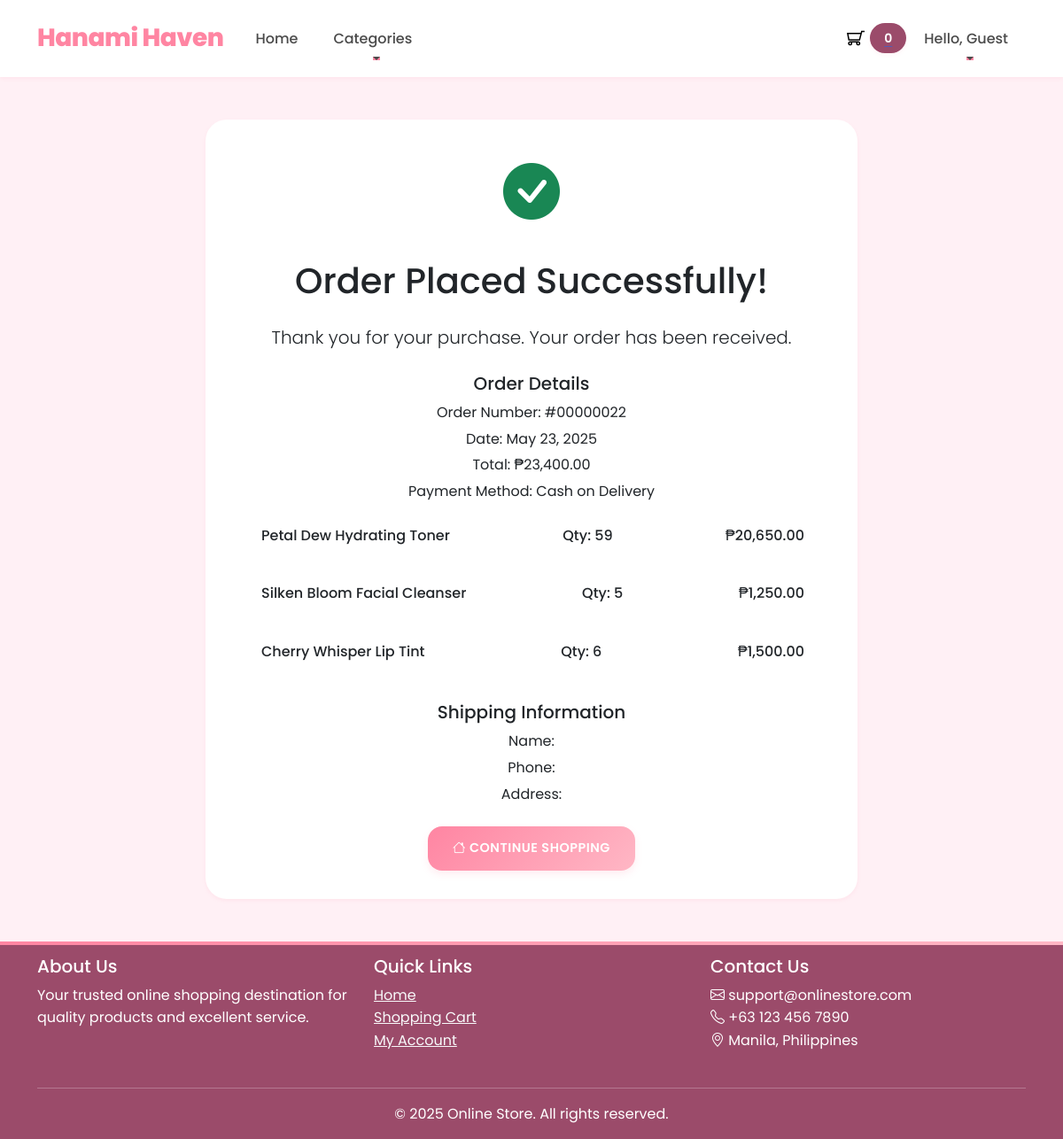
The app's page /mini-framework-store/order-success.php?id=22 with its own data.
### tables this page shows
CREATE TABLE `orders` (
  `id` int(11) NOT NULL,
  `customer_id` int(11) DEFAULT NULL,
  `total` decimal(10,2) NOT NULL,
  `created_at` datetime DEFAULT NULL,
  `updated_at` datetime DEFAULT NULL
);

CREATE TABLE `order_details` (
  `id` int(11) NOT NULL,
  `order_id` int(11) NOT NULL,
  `product_id` int(11) NOT NULL,
  `quantity` int(11) NOT NULL,
  `price` decimal(10,2) NOT NULL,
  `subtotal` decimal(10,2) NOT NULL
);

CREATE TABLE `products` (
  `id` int(11) NOT NULL,
  `name` varchar(150) NOT NULL,
  `description` text DEFAULT NULL,
  `price` decimal(10,2) NOT NULL,
  `slug` varchar(200) NOT NULL,
  `image_path` varchar(255) DEFAULT NULL,
  `category_id` int(11) DEFAULT NULL,
  `created_at` datetime DEFAULT NULL,
  `updated_at` datetime DEFAULT NULL
);

### mini-framework-store/helpers/functions.php (called while the page is built, shortened)
<?php
function template($path) {
    include 'templates/' . $path;
}

### mini-framework-store/app/includes/database.php (called while the page is built, shortened)
<?php
class Database {
    private $host = "localhost";
    private $db_name = "e-commerce_sheed";
    private $username = "root";
    private $password = "";
    protected $conn;
    public function __construct() {
        try {
            $this->conn = new \PDO("mysql:host=" . $this->host . ";dbname=" . $this->db_name, $this->username, $this->password);
            $this->conn->setAttribute(\PDO::ATTR_ERRMODE, \PDO::ERRMODE_EXCEPTION);
        } catch (\PDOException $e) {
            die("Connection failed: " . $e->getMessage());
        }
    }
    public function getConnection() {
        return $this->conn;
    }
}

### mini-framework-store/app/models/Order.php (called while the page is built, shortened)
<?php
class Order extends Database
{
    private $db;
    public function __construct()
    {
        $this->db = $this->getConnection();
    }
    public function getOrderDetailsByOrderId($orderId)
    {
        $sql = "SELECT od.*, p.name, p.image_path FROM order_details od JOIN products p ON od.product_id = p.id WHERE od.order_id = :order_id";
        $stmt = $this->db->prepare($sql);
        $stmt->execute([
            'order_id' => $orderId
        ]);
        return $stmt->fetchAll(\PDO::FETCH_ASSOC);
    }
    public function getOrderById($orderId)
    {
        $sql = "SELECT * FROM orders WHERE id = :order_id LIMIT 1";
        $stmt = $this->db->prepare($sql);
        $stmt->execute([
            'order_id' => $orderId
        ]);
        return $stmt->fetch(\PDO::FETCH_ASSOC);
    }
}

### mini-framework-store/order-success.php (the view, shortened to what this page needs)
<?php include 'helpers/functions.php'; ?>
<?php template('header.php'); ?>
<?php
$orderId = $_GET['id'];
$orderModel = new Order();
$order = $orderModel->getOrderById($orderId);
$amounLocale = 'en_PH';
$pesoFormatter = new NumberFormatter($amounLocale, NumberFormatter::CURRENCY);
$orderDetails = $orderModel->getOrderDetailsByOrderId($orderId)
?>
<div class="container my-5">
    <div class="row justify-content-center">
        <div class="col-md-8">
            <div class="card">
                <div class="card-body text-center">
                    <div class="mb-4">
                        <i class="bi bi-check-circle-fill text-success" style="font-size: 4rem;"></i>
                    </div>
                    <h1 class="mb-4">Order Placed Successfully!</h1>
                    <p class="lead mb-4">Thank you for your purchase. Your order has been received.</p>
                    <div class="order-details mb-4">
                        <h5>Order Details</h5>
                        <p class="mb-1">Order Number: #<?php echo str_pad($order['id'], 8, '0', STR_PAD_LEFT); ?></p>
                        <p class="mb-1">Date: <?php echo date('F j, Y', strtotime($order['created_at'])); ?></p>
                        <p class="mb-1">Total: <?php echo $pesoFormatter->formatCurrency($order['total'], 'PHP'); ?></p>
                        <p class="mb-1">Payment Method: Cash on Delivery</p>
                        <ul class="list-group text-start">
                        <?php foreach ($orderDetails as $item): ?>
                            <li class="list-group-item d-flex justify-content-between align-items-center">
                                <span><?php echo htmlspecialchars($item['name']); ?></span>
                                <span>Qty: <?php echo $item['quantity']; ?></span>
                                <span>₱<?php echo number_format($item['subtotal'], 2); ?></span>
                            </li>
                        <?php endforeach; ?>
                    </ul>
                    </div>
                    <div class="shipping-details mb-4">
                        <h5>Shipping Information</h5>
                        <?php if ($order['customer_id']): ?>
                            <p class="mb-1">Name: <?php echo $_SESSION['user']['name']; ?></p>
                            <p class="mb-1">Phone: <?php echo $_SESSION['user']['phone']; ?></p>
                            <p class="mb-1">Address: <?php echo $_SESSION['user']['address']; ?></p>
                        <?php else: ?>
                            <p class="mb-1">Name: <?php echo $order['guest_name']; ?></p>
                            <p class="mb-1">Phone: <?php echo $order['guest_phone']; ?></p>
                            <p class="mb-1">Address: <?php echo $order['guest_address']; ?></p>
                        <?php endif; ?>
                    </div>
                    <div class="d-grid gap-2 d-md-flex justify-content-md-center">
                        <a href="index.php" class="btn btn-primary">
                            <i class="bi bi-house"></i> Continue Shopping
                        </a>
                    </div>
                </div>
            </div>
        </div>
    </div>
</div>
<?php template('footer.php'); ?>

### mini-framework-store/templates/header.php (shortened to what this page needs)
<!DOCTYPE html>
<html lang="en">
<head>
    <link rel="stylesheet" href="assets/css/bootstrap.min.css">
    <link rel="stylesheet" href="assets/css/styles.css">
    <link rel="stylesheet" href="https://cdn.jsdelivr.net/npm/bootstrap-icons@1.11.1/font/bootstrap-icons.css">
</head>
<body class="store-body">
    <nav class="navbar navbar-expand-lg bg-body-tertiary">
    <div class="container">
        <a class="navbar-brand" href="index.php">Hanami Haven</a>
        <div class="collapse navbar-collapse" id="navbarSupportedContent">
            <ul class="navbar-nav me-auto mb-2 mb-lg-0">
                <li class="nav-item">
                    <a class="nav-link active" aria-current="page" href="index.php">Home</a>
                </li>
                <li class="nav-item dropdown">
                    <a class="nav-link dropdown-toggle" href="#" role="button" data-bs-toggle="dropdown" aria-expanded="false">
                        Categories
                    </a>
                </li>
            </ul>
            <a class="icon-link" href="cart.php">
                <span id="cart-count-badge" class="badge bg-success">
                    <?php
                    $cartCount = isset($_SESSION['cart']) ? array_sum($_SESSION['cart']) : 0;
                    echo $cartCount;
                    ?>
                </span>
            </a>
            <ul class="navbar-nav mb-2 mb-lg-0">
                <li class="nav-item dropdown">
                    <a class="nav-link dropdown-toggle" href="#" role="button" data-bs-toggle="dropdown" aria-expanded="false">
                        Hello, <?php echo isset($_SESSION['user']) ? $_SESSION['user']['name'] : 'Guest'; ?>
                    </a>
                </li>
            </ul>
        </div>
    </div>
    </nav>

### mini-framework-store/templates/footer.php (shortened to what this page needs)
    <footer class="footer mt-auto py-3">
        <div class="container">
            <div class="row">
                <div class="col-md-4">
                    <h5>About Us</h5>
                    <p>Your trusted online shopping destination for quality products and excellent service.</p>
                </div>
                <div class="col-md-4">
                    <h5>Quick Links</h5>
                    <ul class="list-unstyled">
                        <li><a href="index.php" class="text-light">Home</a></li>
                        <li><a href="cart.php" class="text-light">Shopping Cart</a></li>
                        <li><a href="my-account.php" class="text-light">My Account</a></li>
                    </ul>
                </div>
                <div class="col-md-4">
                    <h5>Contact Us</h5>
                    <ul class="list-unstyled">
                        <li><i class="bi bi-envelope"></i> support@onlinestore.com</li>
                        <li><i class="bi bi-telephone"></i> +63 123 456 7890</li>
                        <li><i class="bi bi-geo-alt"></i> Manila, Philippines</li>
                    </ul>
                </div>
            </div>
            <hr class="mt-4 mb-3" style="border-color: var(--beige-light);">
            <div class="row">
                <div class="col-md-12 text-center">
                    <p class="mb-0">&copy; <?php echo date('Y'); ?> Online Store. All rights reserved.</p>
                </div>
            </div>
        </div>
    </footer>
</body>
</html>

### mini-framework-store/assets/css/styles.css (style rules this page uses)
:root { --primary-color: #FF85A2; --secondary-color: #FFB7C5; --accent-color: #9B4B6A; --bg-light: #FFF0F5; --bg-white: #FFFFFF; --bg-gradient: linear-gradient(135deg, #FF85A2 0%, #FFB7C5 100%); --bg-gradient-hover: linear-gradient(135deg, #FFB7C5 0%, #FF85A2 100%); --text-dark: #4A4A4A; --text-light: #8E8E8E; --text-white: #FFFFFF; --success-color: #88B04B; --warning-color: #FFB7C5; --error-color: #FF6B6B; --border-color: #FFE4E9; --shadow-sm: 0 2px 4px rgba(255, 133, 162, 0.1); --shadow-md: 0 4px 8px rgba(255, 133, 162, 0.15); --shadow-lg: 0 8px 16px rgba(255, 133, 162, 0.2); --shadow-xl: 0 12px 24px rgba(255, 133, 162, 0.25); }
body { background-color: var(--bg-light); color: var(--text-dark); font-family: 'Poppins', sans-serif; line-height: 1.6; overflow-x: hidden; }
.navbar { background-color: var(--bg-white) !important; box-shadow: var(--shadow-sm); padding: 1rem 0; position: sticky; top: 0; z-index: 1000; backdrop-filter: blur(10px); }
.navbar-brand { color: var(--primary-color) !important; font-weight: 800; font-size: 1.75rem; letter-spacing: -0.5px; }
.nav-link { color: var(--text-dark) !important; font-weight: 500; padding: 0.75rem 1.25rem !important; transition: all 0.3s ease; position: relative; }
.nav-link::after { content: ''; position: absolute; bottom: 0; left: 50%; width: 0; height: 2px; background: var(--primary-color); transition: all 0.3s ease; transform: translateX(-50%); }
.card { border: none; border-radius: 1.5rem; box-shadow: var(--shadow-sm); transition: all 0.4s cubic-bezier(0.4, 0, 0.2, 1); overflow: hidden; background-color: var(--bg-white); }
.card-body { padding: 2rem; }
.btn { padding: 0.875rem 1.75rem; font-weight: 600; border-radius: 1rem; transition: all 0.4s cubic-bezier(0.4, 0, 0.2, 1); text-transform: uppercase; letter-spacing: 0.5px; font-size: 0.9rem; }
.btn-primary { background: var(--bg-gradient) !important; border: none !important; box-shadow: var(--shadow-md); }
.list-group-item { border: none; padding: 1.25rem 1.75rem; font-weight: 500; transition: all 0.3s ease; border-left: 3px solid transparent; }
.badge { background: var(--accent-color) !important; padding: 0.625rem 1rem; border-radius: 2rem; font-weight: 600; font-size: 0.875rem; box-shadow: var(--shadow-sm); }
footer { background: var(--accent-color); color: var(--text-white); padding: 5rem 0 2rem; position: relative; overflow: hidden; }
footer::before { content: ''; position: absolute; top: 0; left: 0; right: 0; height: 4px; background: var(--bg-gradient); }

### records on screen
orders: id "00000022", created_at "May 23, 2025", total "₱23,400.00"
order_details: product.name "Petal Dew Hydrating Toner", quantity "59", subtotal "20,650.00"
order_details: product.name "Silken Bloom Facial Cleanser", quantity "5", subtotal "1,250.00"
order_details: product.name "Cherry Whisper Lip Tint", quantity "6", subtotal "1,500.00"

### other values on screen
$cartCount "0"
